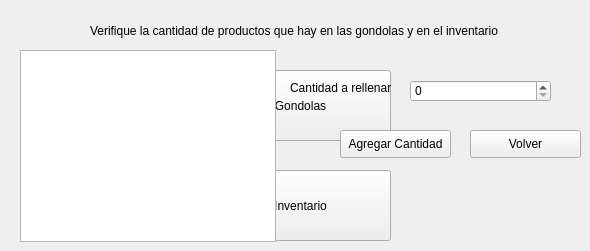
    <widget class="QWidget" name="tab_12">
     <attribute name="title">
      <string>Verificar</string>
     </attribute>
     <widget class="QPushButton" name="BGondolas">
      <property name="geometry">
       <rect>
        <x>210</x>
        <y>70</y>
        <width>181</width>
        <height>71</height>
       </rect>
      </property>
      <property name="text">
       <string>Gondolas</string>
      </property>
     </widget>
     <widget class="QPushButton" name="BInven">
      <property name="geometry">
       <rect>
        <x>210</x>
        <y>170</y>
        <width>181</width>
        <height>71</height>
       </rect>
      </property>
      <property name="text">
       <string>Inventario</string>
      </property>
     </widget>
     <widget class="QLabel" name="LVeri">
      <property name="geometry">
       <rect>
        <x>90</x>
        <y>0</y>
        <width>481</width>
        <height>61</height>
       </rect>
      </property>
      <property name="text">
       <string>Verifique la cantidad de productos que hay en las gondolas y en el inventario</string>
      </property>
     </widget>
     <widget class="QListWidget" name="LQGong">
      <property name="geometry">
       <rect>
        <x>20</x>
        <y>50</y>
        <width>256</width>
        <height>192</height>
       </rect>
      </property>
     </widget>
     <widget class="QPushButton" name="BAgregar">
      <property name="geometry">
       <rect>
        <x>340</x>
        <y>130</y>
        <width>111</width>
        <height>28</height>
       </rect>
      </property>
      <property name="text">
       <string>Agregar Cantidad</string>
      </property>
     </widget>
     <widget class="QLabel" name="LCantGon">
      <property name="geometry">
       <rect>
        <x>290</x>
        <y>80</y>
        <width>111</width>
        <height>16</height>
       </rect>
      </property>
      <property name="text">
       <string>Cantidad a rellenar</string>
      </property>
     </widget>
     <widget class="QPushButton" name="BVolverGon">
      <property name="geometry">
       <rect>
        <x>470</x>
        <y>130</y>
        <width>111</width>
        <height>28</height>
       </rect>
      </property>
      <property name="text">
       <string>Volver</string>
      </property>
     </widget>
     <widget class="QSpinBox" name="SGon">
      <property name="geometry">
       <rect>
        <x>410</x>
        <y>80</y>
        <width>141</width>
        <height>22</height>
       </rect>
      </property>
     </widget>
    </widget>
